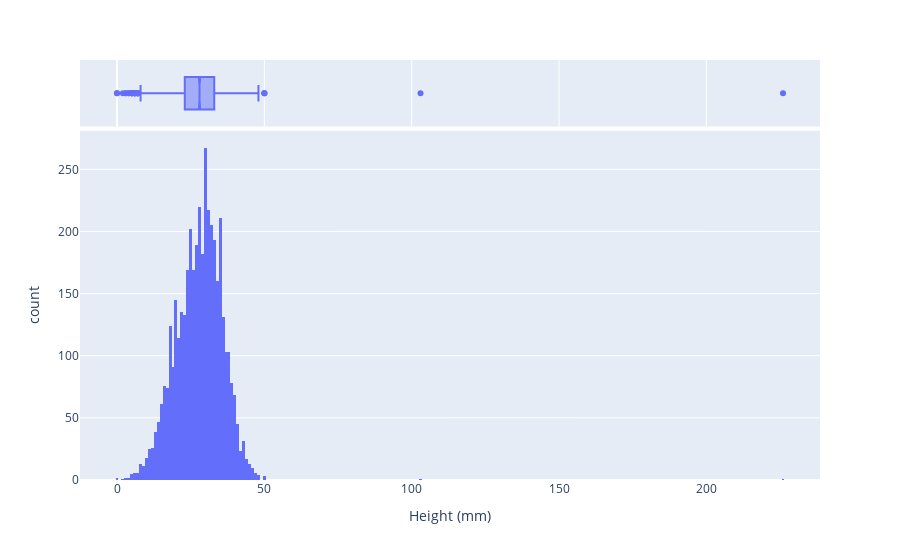

The cell this chart's notebook holds for it:
### Markdown cell above
Next is height. Again discrete. Let's use a histogram again.

### Code cell
px.histogram(df, x = "height", marginal='box', labels={"height":"Height (mm)"})

### Figure 1 — Plotly figure (JSON) as saved in the notebook; plotly's stock layout.template omitted (floating-point values rounded to 4 significant figures; data arrays with more than 128 entries replaced by an {"elided": "..."} marker saying what was removed)
{"data": [{"alignmentgroup": "True", "bingroup": "x", "hovertemplate": "Height (mm)=%{x}<br>count=%{y}<extra></extra>", "legendgroup": "", "marker": {"color": "#636efa"}, "name": "", "offsetgroup": "", "orientation": "v", "showlegend": false, "type": "histogram", "x": {"elided": "4177 int values"}, "xaxis": "x", "yaxis": "y"}, {"alignmentgroup": "True", "hovertemplate": "Height (mm)=%{x}<extra></extra>", "legendgroup": "", "marker": {"color": "#636efa"}, "name": "", "notched": true, "offsetgroup": "", "showlegend": false, "type": "box", "x": {"elided": "4177 int values"}, "xaxis": "x2", "yaxis": "y2"}], "layout": {"autosize": true, "barmode": "relative", "legend": {"tracegroupgap": 0}, "margin": {"t": 60}, "xaxis": {"anchor": "y", "autorange": true, "domain": [0, 1], "range": [-12.56, 238.6], "title": {"text": "Height (mm)"}, "type": "linear"}, "xaxis2": {"anchor": "y2", "autorange": true, "domain": [0, 1], "matches": "x", "range": [-12.56, 238.6], "showgrid": true, "showticklabels": false, "type": "linear"}, "yaxis": {"anchor": "x", "autorange": true, "domain": [0, 0.8316], "range": [0, 281.1], "title": {"text": "count"}}, "yaxis2": {"anchor": "x2", "autorange": true, "domain": [0.8416, 1], "matches": "y2", "range": [-0.5, 0.5], "showgrid": false, "showline": false, "showticklabels": false, "ticks": "", "type": "category"}}}
